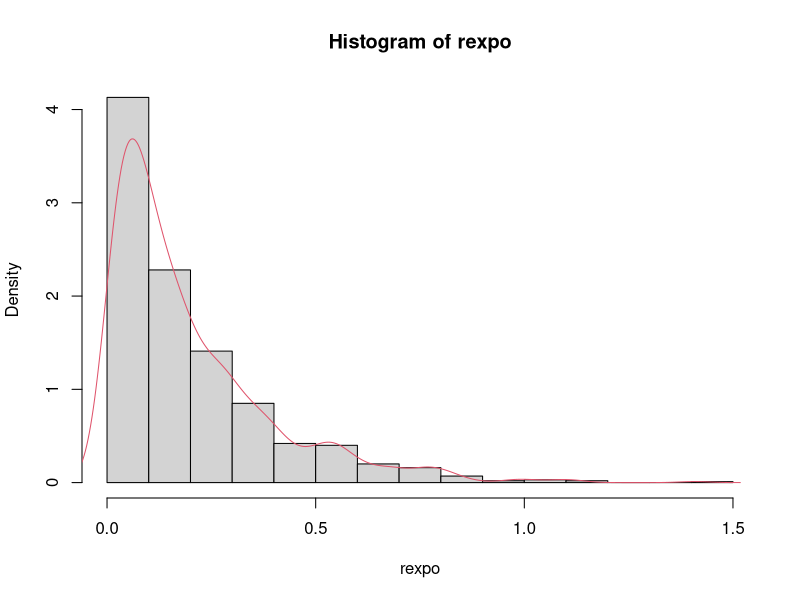
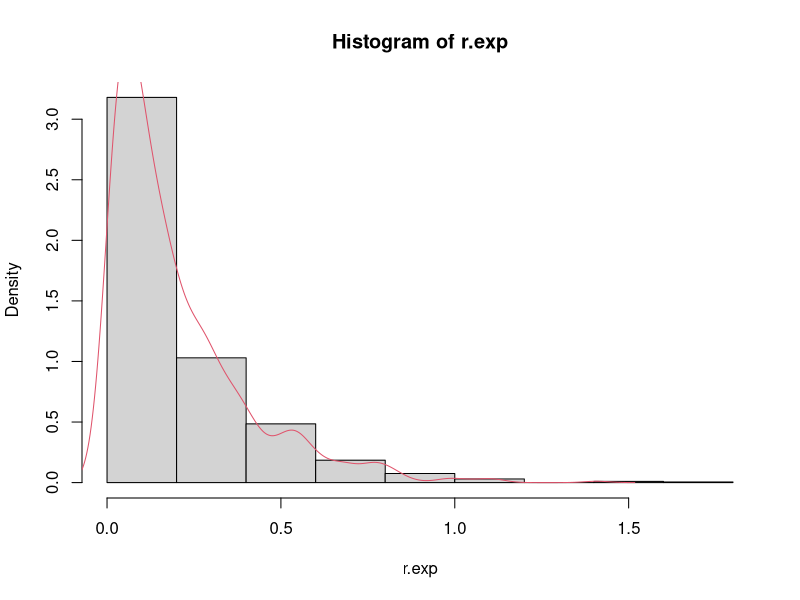
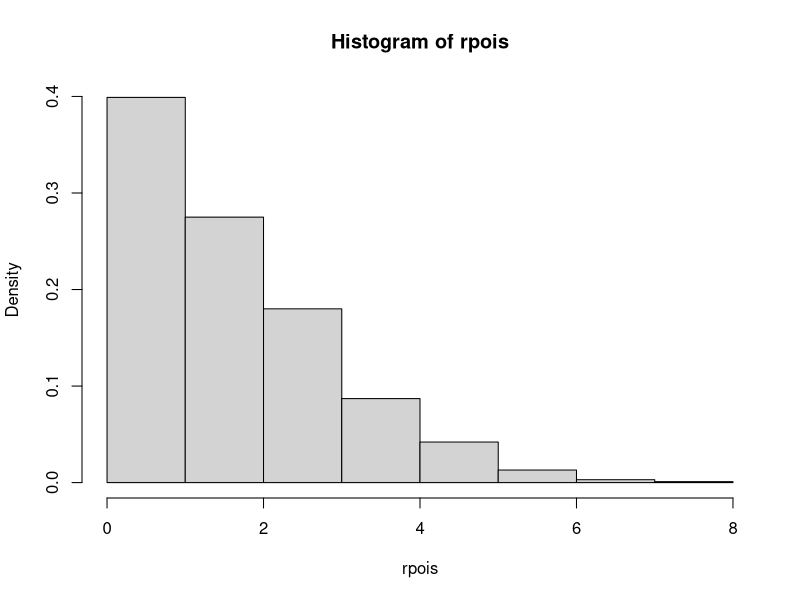
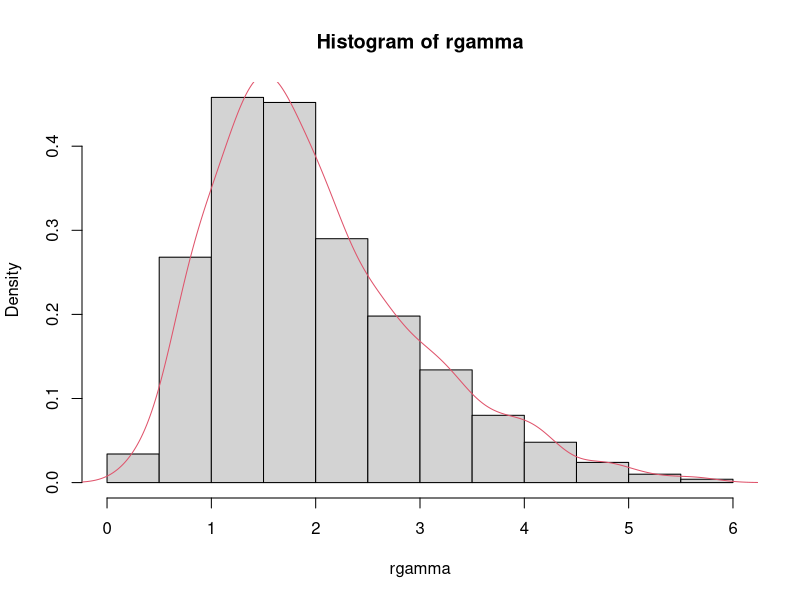
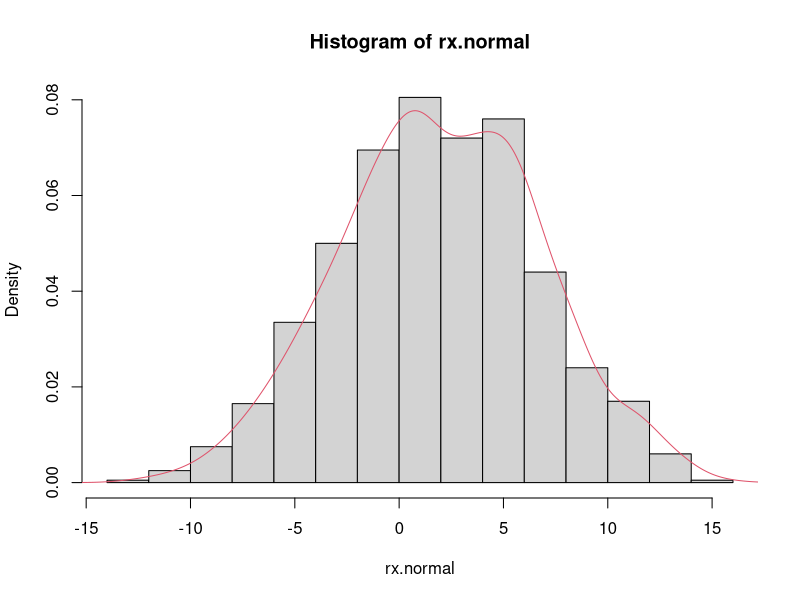
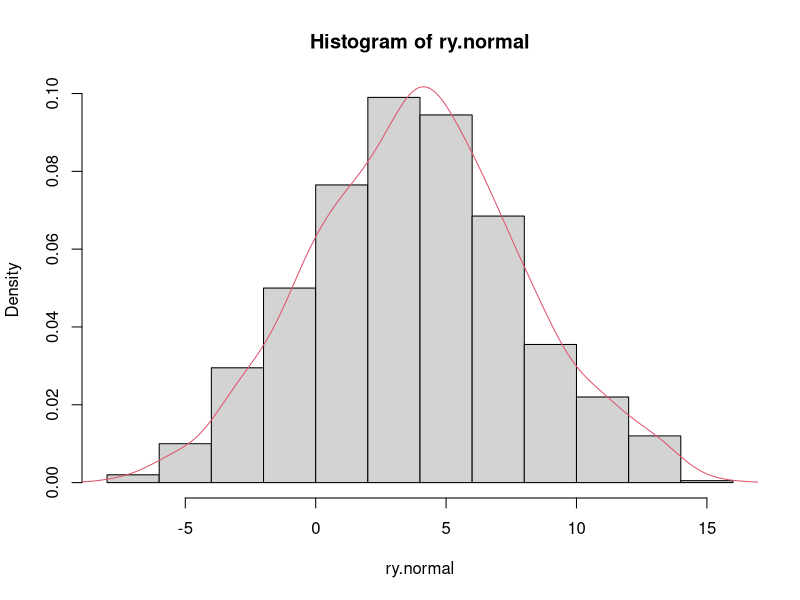
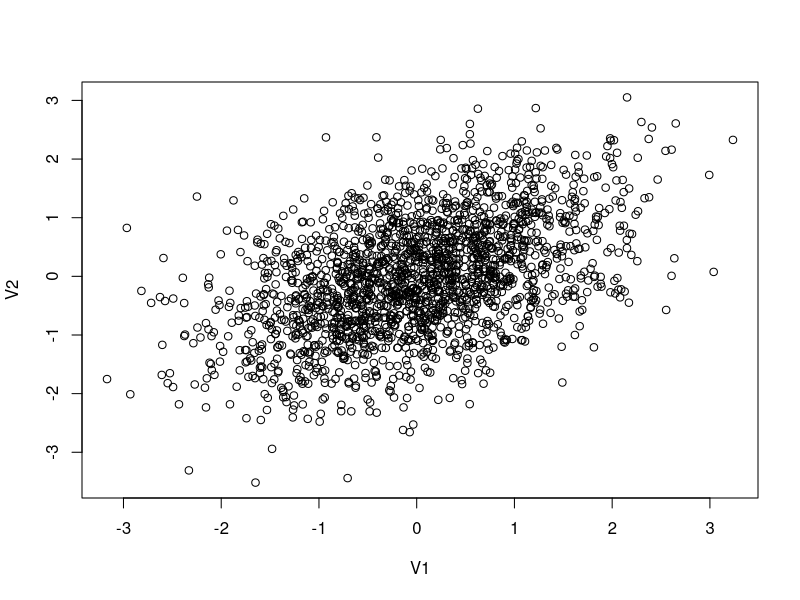
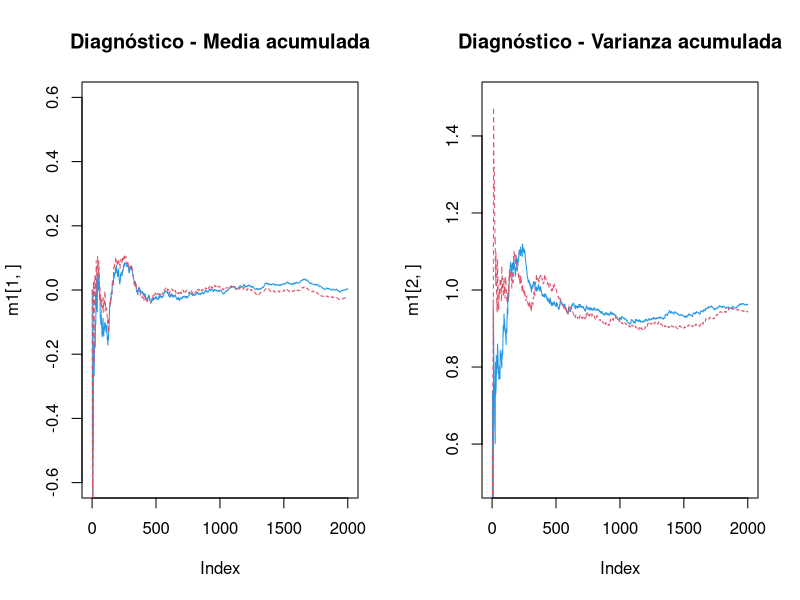

R code for these plots, in order:
## ---- chunk 1
theta <- 5
u <- runif(1000)
rexpo <- log(1 - u)/(-theta)
1/mean(rexpo)

hist(rexpo, freq = FALSE)
lines(density(rexpo), col = 2)
## ---- chunk 2
theta <- 5
x.grid <- seq(0, 100, by=0.01)
p.exp <- theta * exp(-theta * x.grid)
r.exp <- sample(x.grid, 1000, prob = p.exp, replace = T)
1/mean(r.exp)

hist(r.exp, freq = FALSE)
lines(density(rexpo), col = 2)
## ---- chunk 3
p.poisson <-function(theta, x.grid){
  N <- length(x.grid)
  res <- rep(NA, N)
  for(k in 1:N){
    P1 <- exp(-theta) * theta^(x.grid[k])
    P2 <- factorial(x.grid[k])
    res[k] <- P1/P2
  }
  return(res)
}

theta <- 2
x.grid <- seq(0, 100, by = 1)
f.x <- p.poisson(theta, x.grid)
p.x <- f.x/sum(f.x)
sum(p.x)

rpois <- sample(x.grid, 1000, prob=p.x, replace = T)
mean(rpois)
var(rpois)

hist(rpois, freq = FALSE)
## ---- chunk 4
p.gamma <- function(a, b, x.grid){
  N <-length(x.grid)
  res <- rep(NA, N)
  for(k in 1:N){
    P1 <- (b^a)/gamma(a)
    P2 <- x.grid[k]^(a - 1)
    P3 <- exp(-b * x.grid[k])
    res[k] <- P1*P2*P3
  }
  return(res)
}

alpha <- 4
beta <- 2
x.grid <- seq(0, 100, by = 0.1)
f.x <- p.gamma(alpha, beta, x.grid)
p.x <- f.x / sum(f.x)

rgamma <- sample(x.grid, 1000, prob = p.x, replace = T)
mean(rgamma)
var(rgamma)

hist(rgamma, freq = F)
lines(density(rgamma), col = 2)
## ---- chunk 5
p.normal2 <- function(mu, Sigma, x, y){
  P1  <- 1/(2 * pi)
  P2  <- 1/sqrt(det(Sigma))
  P3a <- t((c(x, y) - mu)) %*% solve(Sigma) %*% (c(x, y) - mu)
  P3  <- exp((-1/2) * P3a)
  res <- P1 * P2 * P3
  return(res)
}

grilla <- function(a, b){
  A <- seq(1:length(a))
  unoA <- rep(1, length(A))
  B <- seq(1:length(b))
  unoB <- rep(1, length(B))
  P1 <- kronecker(A, unoB)
  P2 <- kronecker(unoA, B)
  grid <- cbind(a[P1], b[P2])
  return(grid)
}

mu1 <- c(2, 4)
Sigma1 <- matrix(c(25, 10, 10, 16), nrow=2)

x.grid <- seq(mu1[1] - 3 * sqrt(Sigma1[1, 1]),
              mu1[1] + 3 * sqrt(Sigma1[1, 1]),
              by = 0.5)
y.grid <- seq(mu1[2] - 3 * sqrt(Sigma1[2, 2]),
              mu1[2] + 3 * sqrt(Sigma1[2, 2]),
              by = 0.5)
xy.grid <- grilla(x.grid, y.grid)
N.grid <- dim(xy.grid)[1]

f.xy <- rep(NA, N.grid)
for(j in 1:N.grid){
  f.xy[j] <- p.normal2(mu1, Sigma1, 
                       xy.grid[j, 1], 
                       xy.grid[j, 2])
}

p.xy <- as.vector(f.xy/sum(f.xy))
sum(p.xy)

rnormal2 <- sample(N.grid, 1000, prob = p.xy, replace = T)
rxy.normal2 <- xy.grid[rnormal2, ]
rx.normal <- rxy.normal2[, 1]
ry.normal <- rxy.normal2[, 2]

colMeans(rxy.normal2)
var(rxy.normal2)

hist(rx.normal, freq = F)
lines(density(rx.normal), col = 2)
hist(ry.normal, freq = F)
lines(density(ry.normal), col = 2)
## ---- chunk 6
bivariate.gibbs <- function (n, rho, x, y) {
  mat <- matrix(ncol = 2, nrow = n)
  mat[1, ] <- c(x, y)
  for (i in 2:n){
    x <- rnorm(1, rho * y, sqrt(1 - rho^2))
    y <- rnorm(1, rho * x, sqrt(1 - rho^2))
    mat[i, ] <- c(x, y)
  }
  mat<-as.data.frame(mat)
  return(mat)
}

biv <- bivariate.gibbs(n=2000, rho=0.5, x= 0, y = 0)
colMeans(biv)
var(biv)
cor(biv)
plot(biv)
## ---- chunk 7
g.diag <- function(sample){
  n <- length(sample) 
  res <- matrix(nrow=2, ncol=n)
  for(i in 1:n){
    res[1, i] <- mean(sample[1 : i])
    res[2, i] <- var(sample[1 : i])
  }
  return(res)
}

m1 <- g.diag(biv[, 1])
m2 <- g.diag(biv[, 2])

par(mfcol = c(1, 2))
plot(m1[1, ], type = 'l', ylim=c(-0.6, 0.6), col=4)
lines(m2[1, ], lty = 2, col = 2)
title("Diagnóstico - Media acumulada")

plot(m1[2, ], type = 'l', ylim = c(0.5, 1.5), col=4)
lines(m2[2, ], lty = 2, col = 2)
title("Diagnóstico - Varianza acumulada")
## ---- chunk 8
normal2 <- function(datos, a, b, nsim, inicial){
  n <- length(datos)
  xbar <- mean(datos)
  mu.now <- inicial[1]
  var.now <- inicial[2]
  dummy <- matrix(ncol = 2, nrow = nsim)
  dummy[1, 1] <- mu.now
  dummy[1, 2] <- var.now
  
  for (i in 2 : nsim){
    mu.next <- rnorm(1, xbar, sqrt(var.now/n))
    phi <- (rgamma(1, a + n/2)/(b + sum((datos - mu.next)^2)/2))
    var.next <- 1/phi
    dummy[i, 1] <- mu.next
    dummy[i, 2] <- var.next
    mu.now <- mu.next
    var.now <- var.next
  }
  return(dummy)
}

datos <- rnorm(50, 2, 1)
mc1.vals <- normal2(datos, a = 10, b = 10, 
                    nsim = 1000, inicial = c(5, 5))
mc1.vals <- mc1.vals[101: 1000, ]
colMeans(mc1.vals)
## ---- chunk 9
par(mfcol = c(1, 2))
plot(mc1.vals[, 1], type = 'l', ylab = 'mu')
plot(mc1.vals[, 2], type = 'l', ylab = 'sigma^2')
## ---- chunk 10
par(mfcol = c(1, 2))
hist(mc1.vals[, 1], prob = T, xlab='mu', main = "")
lines(density(mc1.vals[, 1], kernel='gaussian'))
hist(mc1.vals[, 2], prob = T, xlab='sigma^2', main = "")
lines(density(mc1.vals[, 2], kernel='gaussian'))
